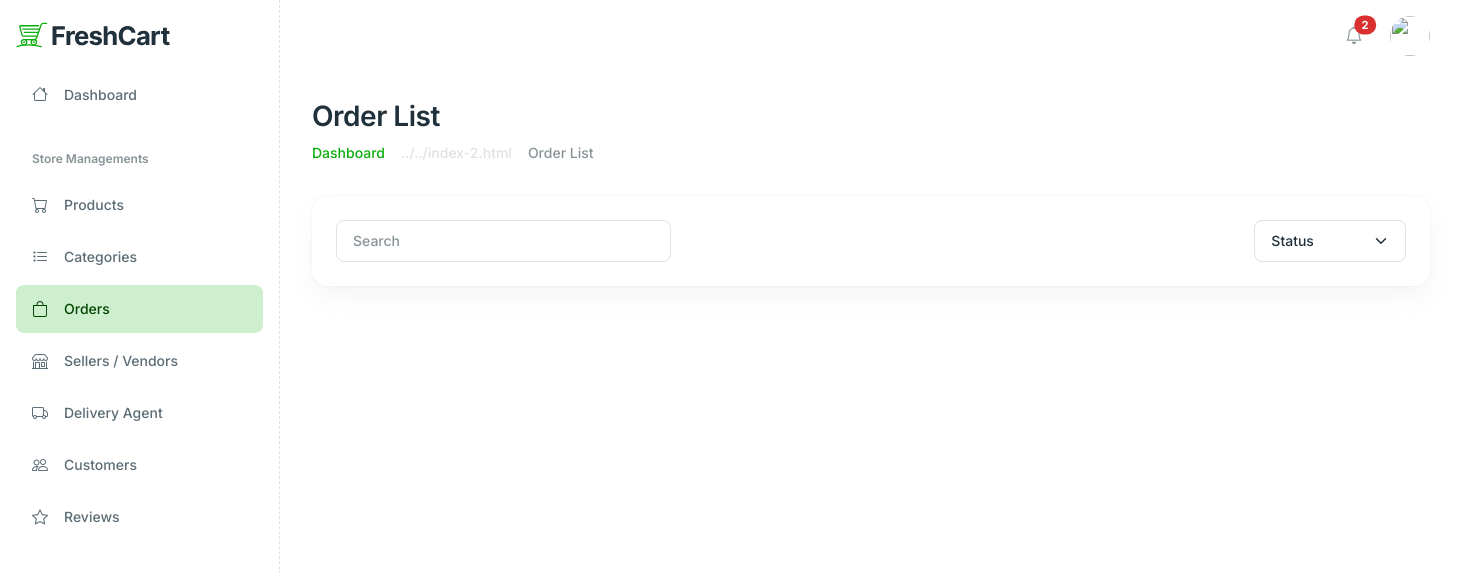
The page /administrator/order_list/ on the database as committed earlier.
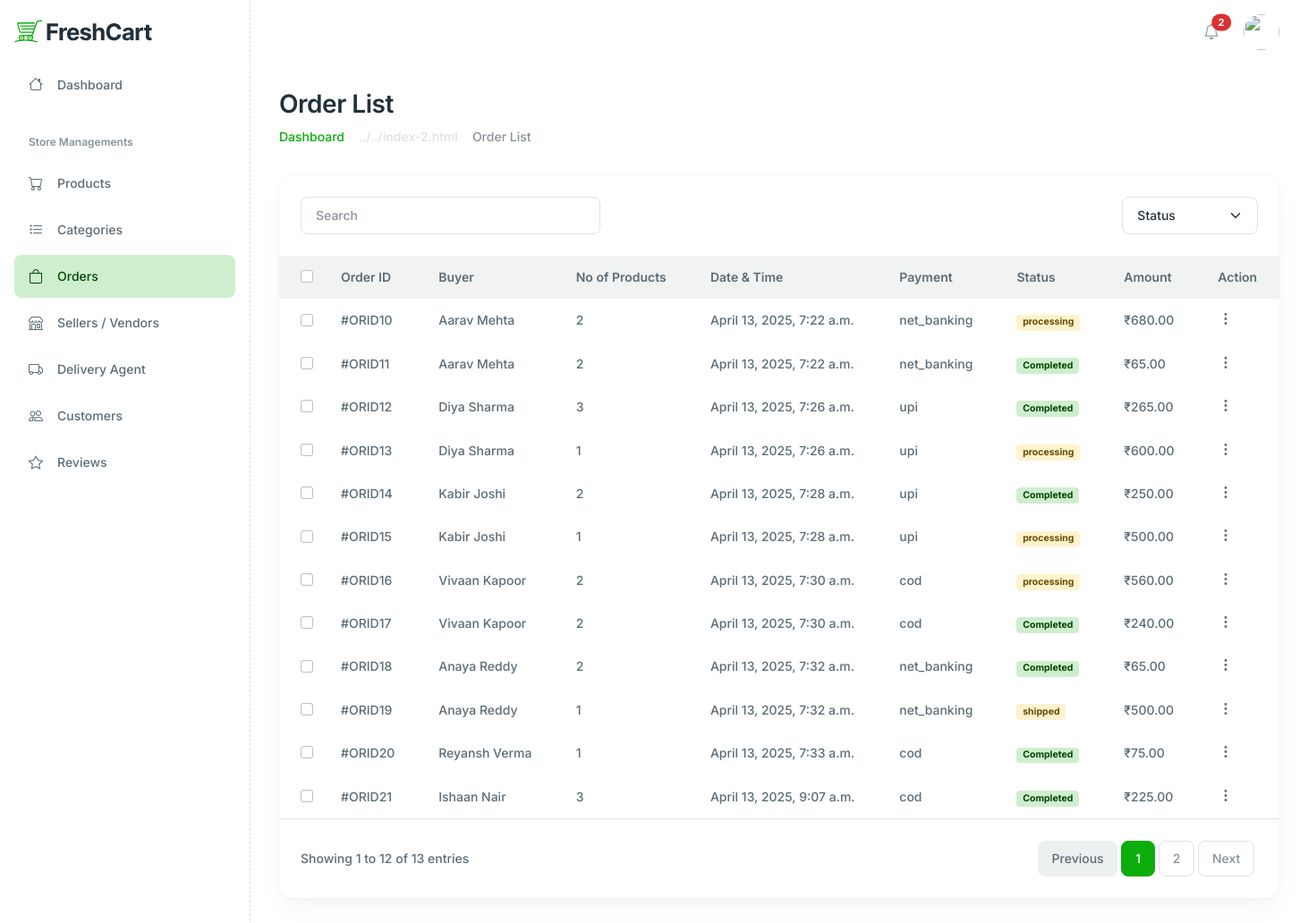
The same page on the database as committed later.
### customer/models.py (models this page shows, shortened)
class Cart(models.Model):
    buyer = models.ForeignKey(User, on_delete=models.CASCADE, related_name="orders_as_buyer",
                              limit_choices_to={'rights': 'customer'})
    seller = models.ForeignKey(User, on_delete=models.CASCADE, related_name="orders_as_seller",
                               limit_choices_to={'rights': 'seller'})
    delivery_user = models.ForeignKey(User, on_delete=models.SET_NULL, null=True, blank=True,
                                      related_name="orders_as_delivery_user",
                                      limit_choices_to={'rights': 'delivery'})
    location = models.ForeignKey(Address, on_delete=models.SET_NULL, null=True, blank=True)
    PAYMENT_METHOD_CHOICES = [
        ('cod', 'Cash on Delivery'),
        ('credit_card', 'Credit Card'),
        ('debit_card', 'Debit Card'),
        ('upi', 'UPI'),
        ('net_banking', 'Net Banking'),
    ]
    payment_method = models.CharField(max_length=50, choices=PAYMENT_METHOD_CHOICES, default='cod')
    STATUS_CHOICES = [
        ('pending', 'Pending'),
        ('processing', 'Processing'),
        ('shipped', 'Shipped'),
        ('delivered', 'Delivered'),
        ('cancelled', 'Cancelled'),
    ]
    status = models.CharField(max_length=50, choices=STATUS_CHOICES, default='pending')
    date_time = models.DateTimeField(default=now)
    delivery_otp = models.CharField(max_length=6, blank=True, null=True)
    delivery_charge = models.DecimalField(max_digits=10, decimal_places=2, blank=True, null=True)

### administrator/models.py (models this page shows, shortened)
class User(models.Model):
    name = models.CharField(max_length=255)
    email = models.EmailField(unique=True)
    password = models.CharField(max_length=255)
    approved = models.BooleanField(default=True)
    phone_no = models.CharField(max_length=15, unique=True)
    rights = models.CharField(
        max_length=50,
        choices=[('admin', 'Admin'), ('seller', 'Seller'), ('customer', 'Customer'), ('delivery', 'Delivery')],
        default='customer'
    )
    created_at = models.DateTimeField(default=now, editable=False)
    photo = models.ImageField(upload_to='user_photos/', blank=True, null=True)

### administrator/views.py (the view)
# urls.py: path('order_list/', order_list, name="order_list"),
def order_list(request):
    orders = Cart.objects.all()
    for order in orders:
        order.items = order.cart_products.all()
        order.count = order.items.count()
        order.subTotal = sum(item.quantity * item.price for item in order.items)
        order.total = order.subTotal + order.delivery_charge
    paginator = Paginator(orders, 12)
    page_number = request.GET.get('page')
    page_obj = paginator.get_page(page_number)
    return render(request, 'administrator/orders.html', {'orders': page_obj,'page_obj':page_obj, 'current_page':4,})

### customer/context_processors.py (called while the page is built, shortened)
def common_data(request):
    login = "userid" in request.session
    user = None
    cart_items = []
    cart_total = 0
    cart_count = 0
    like_count = 0
    categories = []
    return {
        "login": login,
        "user": user,
        "cart_items": cart_items,
        'cart_total':cart_total,
        'cart_count' : cart_count,
        'like_count' : like_count,
        'categories' : categories,
    }

### administrator/templates/administrator/orders.html (shortened to what the changed rows need)
{% extends 'administrator/baseDash.html' %}
      {% block content %}
      {% load static %}
      <main class="main-content-wrapper">
         <div class="container">
            <div class="row mb-8">
               <div class="col-md-12">
                  <div>
                     <h2>Order List</h2>
                  </div>
               </div>
            </div>
            <div class="row">
               <div class="col-xl-12 col-12 mb-5">
                  <div class="card h-100 card-lg">
                     <div class="card-body p-0">
                        <div class="table-responsive">
                         {% if orders %}
                         <table class="table table-centered table-hover text-nowrap table-borderless mb-0 table-with-checkbox">
                           <thead class="bg-light">
                             <tr>
                               <th>
                                 <div class="form-check">
                                   <input class="form-check-input" type="checkbox" value="" id="checkAll" />
                                 </div>
                               </th>
                               <th>Order ID</th>
                               <th>Buyer</th>
                               <th>No of Products</th>
                               <th>Date & Time</th>
                               <th>Payment</th>
                               <th>Status</th>
                               <th>Amount</th>
                               <th>Action</th>
                             </tr>
                           </thead>
                           <tbody>
                             {% for cart in page_obj %}
                             <tr>
                               <td><div class="form-check">
                                 <input class="form-check-input" type="checkbox" value="" id="checkAll" />
                               </div></td>
                               <td><a href="{% url 'orderSingle' cart.id %}" class="text-reset">#ORID{{ cart.id }}</a></td>
                               <td>{{ cart.buyer.name }}</td>
                               <td>{{ cart.count }}</td>
                               <td>{{ cart.date_time }}</td>
                               <td>{{ cart.payment_method }}</td>
                               <td>
                                 {% if cart.status == 'delivered' %}
   <span class="badge bg-light-primary text-dark-primary">Completed</span>
   {% elif cart.status == 'cancelled' %}
   <span class="badge bg-light-danger text-dark-danger">Cancelled</span>
   {% else %}
   <span class="badge bg-light-warning text-dark-warning">{{ cart.status }}</span>
   {% endif %}
                               </td>
                               <td>₹{{ cart.total }}</td>
                               <td>
                                 <div class="dropdown">
                                    <a href="#" class="text-reset" data-bs-toggle="dropdown" aria-expanded="false">
                                       <i class="feather-icon icon-more-vertical fs-5"></i>
                                    </a>
                                 </div>
                                </td>
                             </tr>
                             {% endfor %}
                           </tbody>
                         </table>
                         <div class="border-top d-flex justify-content-between align-items-md-center px-6 py-6 flex-md-row flex-column gap-4">
                           <span>Showing {{ page_obj.start_index }} to {{ page_obj.end_index }} of {{ page_obj.paginator.count }} entries</span>
                           <nav>
                             <ul class="pagination mb-0">
                               {% if page_obj.has_previous %}
                               <li class="page-item"><a class="page-link" href="?page={{ page_obj.previous_page_number }}">Previous</a></li>
                               {% else %}
                               <li class="page-item disabled"><a class="page-link" href="#">Previous</a></li>
                               {% endif %}
                               {% for num in page_obj.paginator.page_range %}
                               {% if page_obj.number == num %}
                               <li class="page-item active"><a class="page-link" href="#">{{ num }}</a></li>
                               {% else %}
                               <li class="page-item"><a class="page-link" href="?page={{ num }}">{{ num }}</a></li>
                               {% endif %}
                               {% endfor %}
                               {% if page_obj.has_next %}
                               <li class="page-item"><a class="page-link" href="?page={{ page_obj.next_page_number }}">Next</a></li>
                               {% else %}
                               <li class="page-item disabled"><a class="page-link" href="#">Next</a></li>
                               {% endif %}
                             </ul>
                           </nav>
                         </div>
                         {% endif %}
                  </div>
               </div>
            </div>
         </div>
      </main>
   </div>
{% endblock %}

Rows that differ between the two databases and show on the page:
added Cart: id "10", buyer.name "Aarav Mehta", count "2", date_time "April 13, 2025, 7:22 a.m.", payment_method "net_banking", status "processing", total "680.00"
added Cart: id "11", buyer.name "Aarav Mehta", count "2", date_time "April 13, 2025, 7:22 a.m.", payment_method "net_banking", status "Completed", total "65.00"
added Cart: id "12", buyer.name "Diya Sharma", count "3", date_time "April 13, 2025, 7:26 a.m.", payment_method "upi", status "Completed", total "265.00"
added Cart: id "13", buyer.name "Diya Sharma", count "1", date_time "April 13, 2025, 7:26 a.m.", payment_method "upi", status "processing", total "600.00"
added Cart: id "14", buyer.name "Kabir Joshi", count "2", date_time "April 13, 2025, 7:28 a.m.", payment_method "upi", status "Completed", total "250.00"
added Cart: id "15", buyer.name "Kabir Joshi", count "1", date_time "April 13, 2025, 7:28 a.m.", payment_method "upi", status "processing", total "500.00"
added Cart: id "16", buyer.name "Vivaan Kapoor", count "2", date_time "April 13, 2025, 7:30 a.m.", payment_method "cod", status "processing", total "560.00"
added Cart: id "17", buyer.name "Vivaan Kapoor", count "2", date_time "April 13, 2025, 7:30 a.m.", payment_method "cod", status "Completed", total "240.00"
added Cart: id "18", buyer.name "Anaya Reddy", count "2", date_time "April 13, 2025, 7:32 a.m.", payment_method "net_banking", status "Completed", total "65.00"
added Cart: id "19", buyer.name "Anaya Reddy", count "1", date_time "April 13, 2025, 7:32 a.m.", payment_method "net_banking", status "shipped", total "500.00"
added Cart: id "20", buyer.name "Reyansh Verma", count "1", date_time "April 13, 2025, 7:33 a.m.", payment_method "cod", status "Completed", total "75.00"
added Cart: id "21", buyer.name "Ishaan Nair", count "3", date_time "April 13, 2025, 9:07 a.m.", payment_method "cod", status "Completed", total "225.00"
Other text that changed with them:
form field value: (not shown) → "☐"
{{ page_obj.start_index }}: (not shown) → "1"
{{ page_obj.end_index }}: (not shown) → "12"
{{ page_obj.paginator.count }}: (not shown) → "13"
text now shown: "Order ID Buyer No of Products Date & Time Payment Status Amount Action Showing to of entries Previous Next"
new list line: "1"
new list line: "2"
